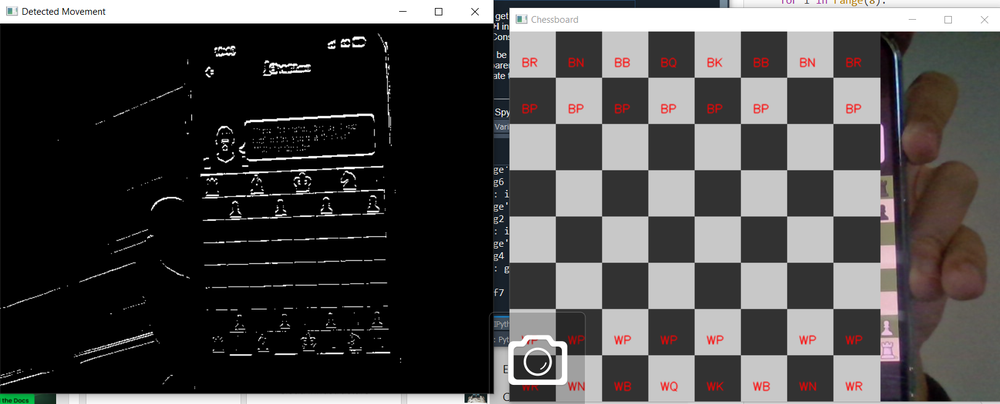
#> input picture SMC-IES-EdSoc Challenge/Camera integration/camera integretion.PNG, 1000 x 404 px, shrunk from 1621 x 655 before the run, given in place of the camera
$ python chess.py
#> lines starting #> are read from the running program, lines starting #| are printed output that depends on the picture
# -*- coding: utf-8 -*-
"""
Created on Wed Nov 20 15:41:38 2024

@author: ALA
"""

import cv2
import numpy as np
#import RPi.GPIO as GPIO

# Configuration de la LED
# LED_PIN = 17  # Utiliser la broche GPIO 17 pour la LED
# GPIO.setmode(GPIO.BCM)
# GPIO.setup(LED_PIN, GPIO.OUT)
# GPIO.output(LED_PIN, GPIO.LOW)  # LED éteinte par défaut

# Configuration de l'échiquier
grid = {x: (['.'] * 8)[:] for x in "abcdefgh"}

# Initialisation des pièces sur le damier
def initialize_board():
    global grid
    for i in "abcdefgh":
        grid[i][1] = 'WP'  # Pions blancs
        grid[i][6] = 'BP'  # Pions noirs
#> further down, prev_frame is the input picture: shape (404, 1000, 3); mean B, G, R 72.5, 72.9, 74.6
    grid['a'][0], grid['h'][0] = 'WR', 'WR'  # Tours blanches
    grid['b'][0], grid['g'][0] = 'WN', 'WN'  # Cavaliers blancs
    grid['c'][0], grid['f'][0] = 'WB', 'WB'  # Fous blancs
    grid['d'][0], grid['e'][0] = 'WQ', 'WK'  # Reine et Roi blancs
    grid['a'][7], grid['h'][7] = 'BR', 'BR'  # Tours noires
    grid['b'][7], grid['g'][7] = 'BN', 'BN'  # Cavaliers noirs
    grid['c'][7], grid['f'][7] = 'BB', 'BB'  # Fous noirs
    grid['d'][7], grid['e'][7] = 'BQ', 'BK'  # Reine et Roi noirs

# Dessiner l'échiquier sur l'image vidéo
def draw_chessboard(frame):
    rows, cols = frame.shape[:2]
#> rows = 404; cols = 1000
    square_size = min(rows, cols) // 8
#> square_size = 50

    for i in range(8):
        for j in range(8):
            top_left = (i * square_size, j * square_size)
            bottom_right = ((i + 1) * square_size, (j + 1) * square_size)
            color = (200, 200, 200) if (i + j) % 2 == 0 else (50, 50, 50)
            cv2.rectangle(frame, top_left, bottom_right, color, -1)

            # Ajouter les pièces
            piece = grid[chr(97 + i)][7 - j]
            if piece != '.':
                cv2.putText(
                    frame, piece,
                    (top_left[0] + square_size // 4, top_left[1] + 3 * square_size // 4),
                    cv2.FONT_HERSHEY_SIMPLEX, 0.5, (0, 0, 255), 1, cv2.LINE_AA
                )
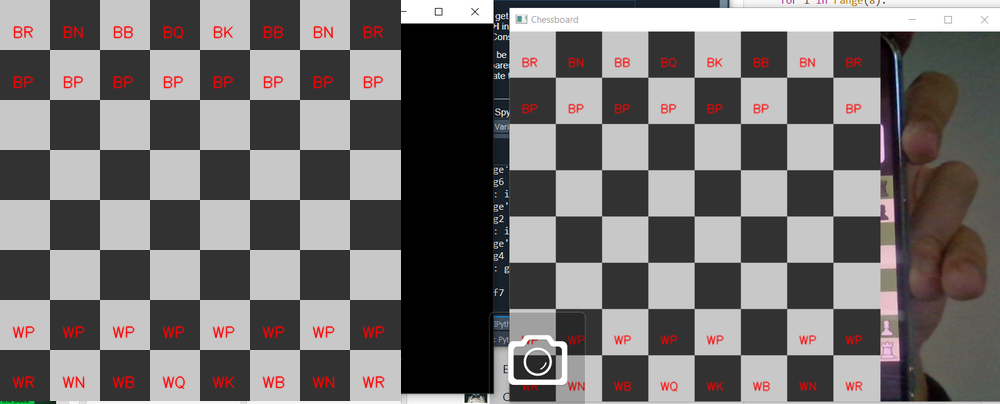
#> frame: shape (404, 1000, 3); mean of channels 0, 1, 2 111.4, 111.7, 115.3; drawn as B, G, R
    return frame

# Fonction pour détecter les mouvements des pièces
def detect_piece_move(prev_frame, current_frame):
    """Détecte le mouvement des pièces entre deux images."""
    diff = cv2.absdiff(prev_frame, current_frame)
#> diff: shape (404, 1000, 3); every value is 0
    gray = cv2.cvtColor(diff, cv2.COLOR_BGR2GRAY)
#> gray: shape (404, 1000); every value is 0
    _, thresh = cv2.threshold(gray, 50, 255, cv2.THRESH_BINARY)
    contours, _ = cv2.findContours(thresh, cv2.RETR_EXTERNAL, cv2.CHAIN_APPROX_SIMPLE)
#> contours = []
    changes = []
    for contour in contours:
        if cv2.contourArea(contour) > 500:  # Seuil pour ignorer les petits changements
            (x, y, w, h) = cv2.boundingRect(contour)
            changes.append((x + w // 2, y + h // 2))  # Centre du changement
#> this loop made 0 passes
#> after the loop, changes = []
    return changes, thresh  # Retourne aussi l'image binaire de détection

# Convertir les coordonnées du mouvement en notation des échecs
def map_to_chess_square(point, frame_shape):
    """Convertir les coordonnées d'un point en coordonnées de l'échiquier."""
    rows, cols = frame_shape[:2]
    square_size = min(rows, cols) // 8
    x, y = point
    file = chr(ord('a') + x // square_size)
    rank = 8 - y // square_size
    return f"{file}{rank}"

# Vérification de la validité du mouvement
def make_move(player, start, end):
    global grid
    sx, sy = ord(start[0]) - ord('a'), int(start[1]) - 1
    ex, ey = ord(end[0]) - ord('a'), int(end[1]) - 1
    if not (0 <= sx < 8 and 0 <= sy < 8 and 0 <= ex < 8 and 0 <= ey < 8):
        return {'status': 'error', 'message': 'Invalid move'}
    piece = grid[chr(97 + sx)][sy]
    if piece == '.':
        return {'status': 'error', 'message': 'No piece at start'}
    grid[chr(97 + sx)][sy] = '.'
    grid[chr(97 + ex)][ey] = piece
    return {'status': 'success'}
# def make_move(player, start, end):
#     global grid
#     sx, sy = ord(start[0]) - ord('a'), int(start[1]) - 1
#     ex, ey = ord(end[0]) - ord('a'), int(end[1]) - 1
#     if not (0 <= sx < 8 and 0 <= sy < 8 and 0 <= ex < 8 and 0 <= ey < 8):
#         GPIO.output(LED_PIN, GPIO.HIGH)  # Allumer la LED si le mouvement est invalide
#         return {'status': 'error', 'message': 'Invalid move'}

#     piece = grid[chr(97 + sx)][sy]
#     if piece == '.':
#         GPIO.output(LED_PIN, GPIO.HIGH)  # Allumer la LED si aucune pièce n'est à la position de départ
#         return {'status': 'error', 'message': 'No piece at start'}

#     grid[chr(97 + sx)][sy] = '.'
#     grid[chr(97 + ex)][ey] = piece
#     GPIO.output(LED_PIN, GPIO.LOW)  # Éteindre la LED après un mouvement valide
#     return {'status': 'success'}


# Initialisation de l'échiquier
initialize_board()

# Capture vidéo de la caméra
cap = cv2.VideoCapture(0)

# Vérification si la caméra est correctement ouverte
if not cap.isOpened():
    print("Erreur : la caméra ne peut pas être ouverte.")
    exit()

_, prev_frame = cap.read()

print("Déplacez une pièce et appuyez sur 'q' pour quitter.")

while True:
    ret, frame = cap.read()
    if not ret:
        break

    # Dessiner l'échiquier sur l'image
    frame_with_board = draw_chessboard(frame.copy())

    # Détecter les changements entre les frames
    changes, detected_area = detect_piece_move(prev_frame, frame)
#> changes = []
    prev_frame = frame.copy()

    # Si un changement significatif est détecté, on tente de valider le mouvement
    if len(changes) == 2:
        start = map_to_chess_square(changes[0], frame.shape)
        end = map_to_chess_square(changes[1], frame.shape)
        result = make_move('W', start, end)
        print(f"Mouvement détecté: {start} -> {end}")
        print(result)

    # Afficher la vidéo avec l'échiquier
    cv2.imshow('Chessboard', frame_with_board)

    # Afficher la zone de détection des pièces déplacées
    cv2.imshow('Detected Movement', detected_area)

    # Quitter si 'q' est pressé
    if cv2.waitKey(1) & 0xFF == ord('q'):
#> (key q is pressed here)
        break

cap.release()
cv2.destroyAllWindows()
#GPIO.cleanup()  # Nettoyer les configurations GPIO
